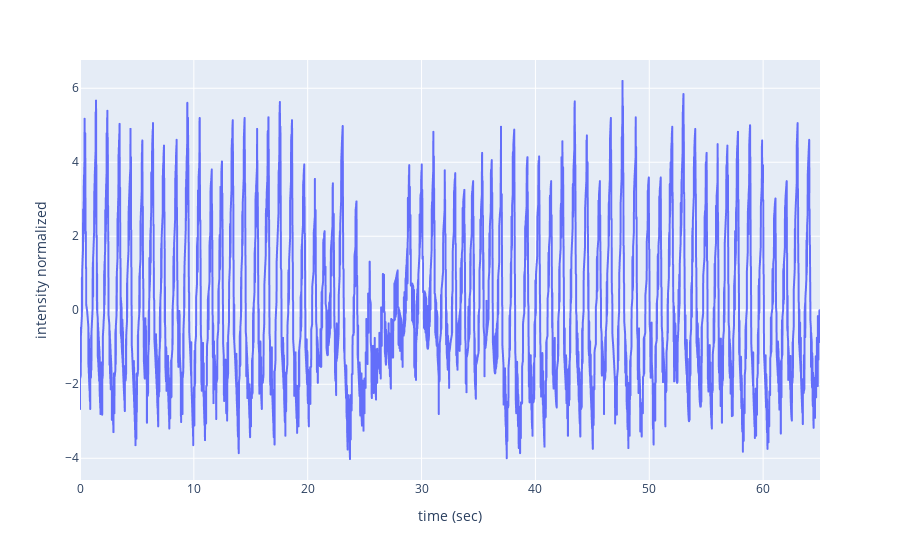

This figure's notebook cell:
### Code cell
df = pd.read_csv("test6_jonas_rest.csv")
# print(df)
df['time (sec)'] = df['t normalized (ms)'] / 1000
# Extract time and amplitude
fig = px.line(df, x='time (sec)', y='intensity normalized')
fig.show()

### Figure 1 — Plotly figure (JSON) as saved in the notebook; plotly's stock layout.template omitted (floating-point values rounded to 4 significant figures; data arrays with more than 128 entries replaced by an {"elided": "..."} marker saying what was removed)
{"data": [{"hovertemplate": "time (sec)=%{x}<br>intensity normalized=%{y}<extra></extra>", "legendgroup": "", "line": {"color": "#636efa", "dash": "solid"}, "marker": {"symbol": "circle"}, "mode": "lines", "name": "", "showlegend": false, "type": "scattergl", "x": {"elided": "5630 float values"}, "xaxis": "x", "y": {"elided": "5630 float values"}, "yaxis": "y"}], "layout": {"legend": {"tracegroupgap": 0}, "margin": {"t": 60}, "xaxis": {"anchor": "y", "domain": [0, 1], "title": {"text": "time (sec)"}}, "yaxis": {"anchor": "x", "domain": [0, 1], "title": {"text": "intensity normalized"}}}}
